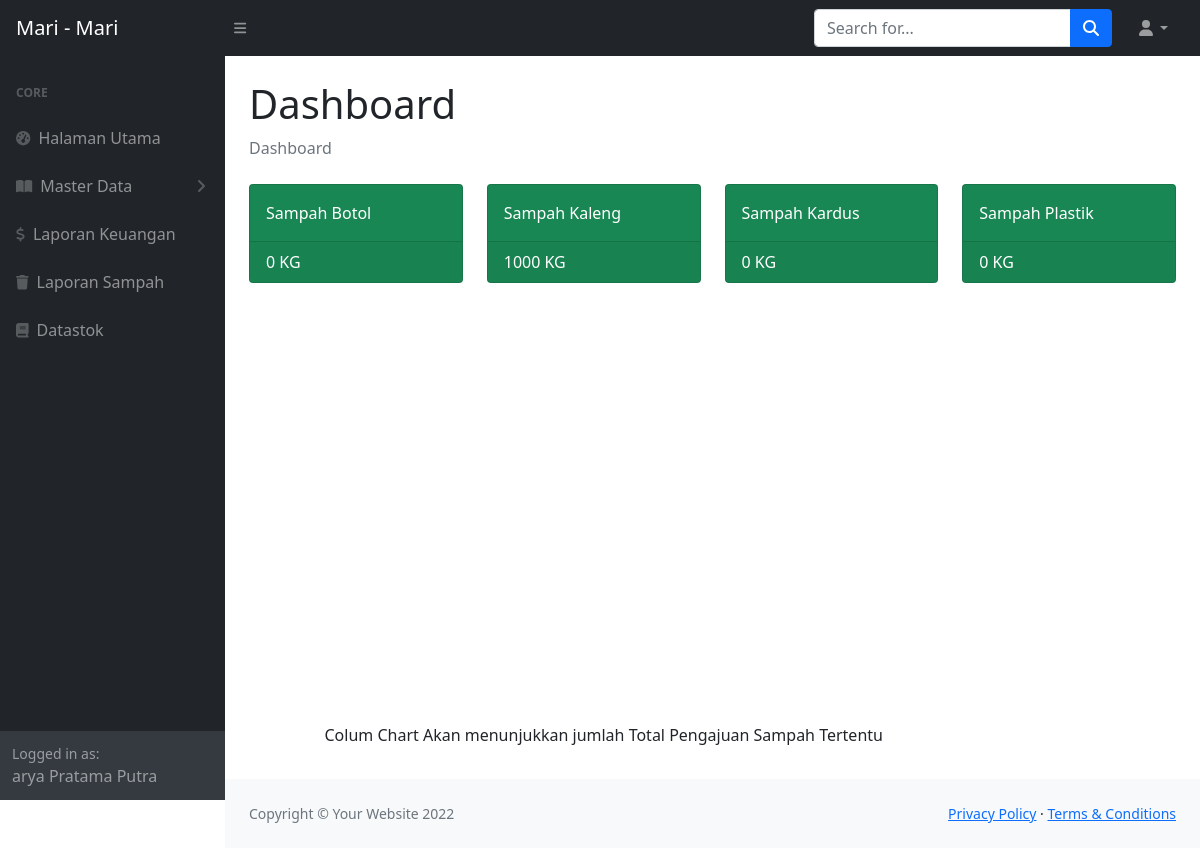
Screenshot of /petugas/index.php (signed in) with the database file from the repository.
### tables this page shows
CREATE TABLE `tb_user` (
  `id_user` varchar(100) NOT NULL,
  `nama` varchar(100) NOT NULL,
  `alamat` varchar(100) NOT NULL,
  `email` varchar(100) NOT NULL,
  `jenis_kelamin` varchar(100) NOT NULL,
  `no_telepon` varchar(100) NOT NULL,
  `password` varchar(100) NOT NULL,
  `hak_akses` varchar(100) NOT NULL
);

CREATE TABLE `tb_sampah` (
  `id_sampah` varchar(100) NOT NULL,
  `nama` varchar(100) NOT NULL,
  `jumlah_poin_per_kg` varchar(100) NOT NULL
);

### petugas/sesipetugas.php (called while the page is built, shortened)
<?php
        include '../Action_front/koneksi.php';
        $id = $_SESSION['sesipetugas'];
        $selectuser = mysqli_query($koneksi,"SELECT * FROM `tb_user` WHERE `id_user` = '$id'");
        $arrayselector = mysqli_fetch_array($selectuser);
?>

### petugas/index.php (the view)
   <?php
            include 'view/header.php';
            include 'view/sidebar.php';
?>
            <div id="layoutSidenav_content">
                <main>
                    <div class="container-fluid px-4">
                        <h1 class="mt-4">Dashboard</h1>
                        <ol class="breadcrumb mb-4">
                            <li class="breadcrumb-item active">Dashboard</li>
                        </ol>
                        <div class="row">
                        <?php
                            $qselectdata = mysqli_query($koneksi,"SELECT * FROM tb_sampah");
                            while ($data = mysqli_fetch_array($qselectdata)) {
                                ?>
                                <div class="col-xl-3 col-md-6">
                                        <div class="card bg-success text-white mb-4">
                                            <div class="card-body"><?php  echo $data['nama'];   ?></div>
                                            <div class="card-footer d-flex align-items-center justify-content-between">
                                                <?php
                                                $selectsampahuser= mysqli_query($koneksi,"SELECT * From tb_sampah_user WHERE id_sampah ='$data[id_sampah]'");
                                                $total = 0;
                                                while ( $datasampah = mysqli_fetch_array($selectsampahuser)) {
                                                    $total = $datasampah['jumlah_sampah']+$total ;
                                                }
                                                echo $total." "."KG";
                                                ?>
                                            </div>
                                        </div>
                                    </div>
                                <?php
                            }
                            include 'chart.php';
                        ?>
                    </div>
                </main>
    </body>
</html>
<?php
    include 'view/footer.php';
?>

### petugas/view/sidebar.php (shortened to what this page needs)
<div id="layoutSidenav">
            <div id="layoutSidenav_nav">
                <nav class="sb-sidenav accordion sb-sidenav-dark" id="sidenavAccordion">
                    <div class="sb-sidenav-menu">
                        <div class="nav">
                            <div class="sb-sidenav-menu-heading">Core</div>
                            <a class="nav-link" href="index.php">
                                <div class="sb-nav-link-icon"><i class="fas fa-tachometer-alt"></i></div>
                                Halaman Utama
                            </a>
                            <a class="nav-link collapsed" href="#" data-bs-toggle="collapse" data-bs-target="#collapsePages" aria-expanded="false" aria-controls="collapsePages">
                                <div class="sb-nav-link-icon"><i class="fas fa-book-open"></i></div>
                                Master Data
                                <div class="sb-sidenav-collapse-arrow"><i class="fas fa-angle-down"></i></div>
                            </a>
                            <a class="nav-link" href="keuangan.php">
                                <div class="sb-nav-link-icon"><i class="fas fa-dollar"></i></div>
                                Laporan Keuangan
                            </a>
                            <a class="nav-link" href="totalsampah.php">
                                <div class="sb-nav-link-icon"><i class="fas fa-trash"></i></div>
                                Laporan Sampah
                            </a>
                            <a class="nav-link" href="datastok.php">
                                <div class="sb-nav-link-icon"><i class="fas fa-book"></i></div>
                                Datastok
                            </a>
                        </div>
                    </div>
                    <div class="sb-sidenav-footer">
                        <div class="small">Logged in as:</div>
                        <?php
                        echo $arrayselector['nama'];
            ?>
                    </div>
                </nav>
            </div>

### rows the page displays
tb_user: nama "arya Pratama Putra"
tb_sampah: nama "Sampah Botol", total "0"
tb_sampah: nama "Sampah Kaleng", total "1000"
tb_sampah: nama "Sampah Kardus", total "0"
tb_sampah: nama "Sampah Plastik", total "0"
